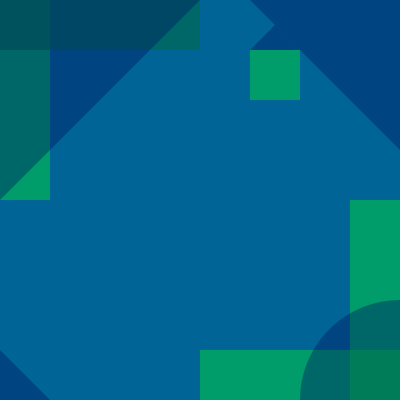
Frame 1 (no input)
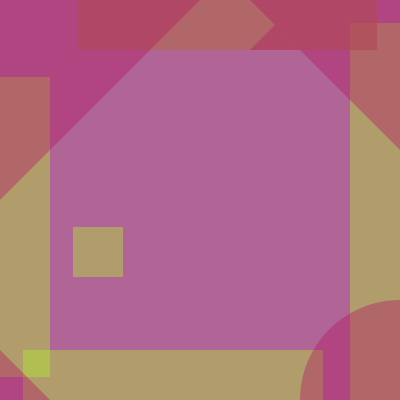
Frame 60 (the mouse pressed at the canvas centre just before this capture)
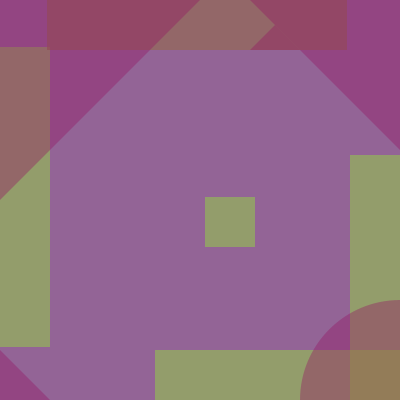
Frame 120 (the mouse held since frame 60 and released just before this capture)

The Processing sketch that drew these frames (run headless with seeded random() and noise(); from frame 60 on, the mouse is pressed at the canvas centre):

// Processing sketch: processing_182921
// ── processing_182921.pde

void setup(){
size(400,400);
noStroke();
}

int x=0;
int speed=3;
int reversespeed=-3;
int y=400;
float a=random(200);


void draw (){
  
  for(int i=0;i<250;i=i+5){
    fill(x,i,40,100);
      }
  
  background(x,100,150);
  frameRate(30);
    translate(-150,50);
      rect(y,x,50,50);

  
     translate(-50,-150);
    rect(y,450,300,50);
  
  translate(100,-100);
  rect(450,y,50,500);
      translate(0,50);
  rect(x,100,300,50);
    translate(0,50);
    stroke(1);
    noStroke();
    rect(100,x,50,300);
    rect(x,100,300,50);
    fill(x,20,100,100);
    rect(x,100,300,50);
triangle(100,100,300,100,100,300);
triangle(500,100,350,100,500,250);
triangle(350,150,400,150,375,125);
triangle(100,500,100,450,150,500);
ellipse(500,500,200,200);

    
   
   
  y=y+reversespeed;
  x=x+speed;
   
  if ((y<200) | (y>=450)){;
  reversespeed=reversespeed*-1;}
   
  if ((x<0) | (x>=250)){;
  speed=speed*-1;

  
  
  
  
  
}
 
      }
